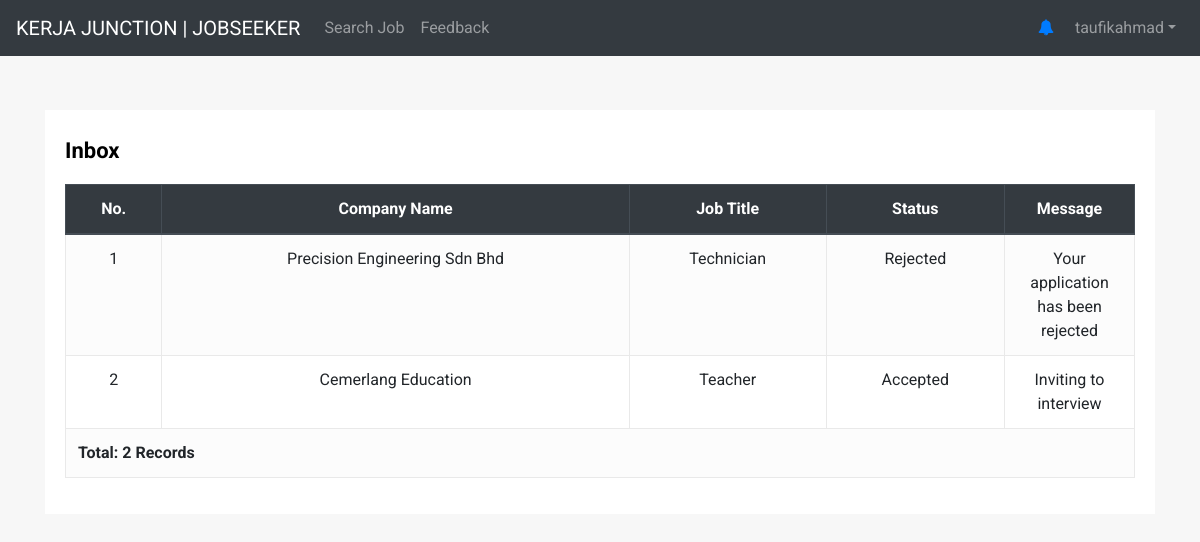
Page /applicant/inbox.php (signed in) on the committed database.
### tables this page shows
CREATE TABLE `jobapplication` (
  `application_ID` int(10) NOT NULL,
  `jobseeker_ID` int(10) NOT NULL,
  `job_ID` int(10) NOT NULL,
  `application_Status` varchar(50) NOT NULL,
  `application_Message` text NOT NULL
);

CREATE TABLE `job` (
  `job_ID` int(10) NOT NULL,
  `employer_Name` varchar(50) NOT NULL,
  `job_Title` varchar(50) NOT NULL,
  `job_Category` varchar(50) NOT NULL,
  `job_Salary` double NOT NULL,
  `job_Qualification` text NOT NULL,
  `job_Experience` text NOT NULL,
  `job_PreferedGender` varchar(50) NOT NULL,
  `job_Description` text NOT NULL,
  `job_DatePosted` datetime NOT NULL DEFAULT current_timestamp()
);

### applicant/inbox.php (the view, shortened to what this page needs)
<!DOCTYPE html>
<html lang="en">
<head>
<link rel="stylesheet" href="https://stackpath.bootstrapcdn.com/bootstrap/4.5.0/css/bootstrap.min.css">
<link rel="stylesheet" href="https://maxcdn.bootstrapcdn.com/font-awesome/4.7.0/css/font-awesome.min.css">
</head>
<body>
    <?php require 'ApplicantMenu.php';?>
<div class="container-xl">
    <div class="table-responsive">
        <div class="table-wrapper">
            <div class="table-title">
                <div class="row">
                    <div class="col-sm-8"><h2><b>Inbox</b></h2></div>
                    <div class="col-sm-4">
                    </div>
                </div>
            </div>
            <table class="table table-striped table-hover table-bordered">
                <thead class="thead-dark">
                    <tr>
                        <th class="text-center">No.</th>
                        <th class="text-center">Company Name</th>
                        <th class="text-center">Job Title</th>
                        <th class="text-center">Status</th>
                        <th class="text-center">Message</th>
                    </tr>
                </thead>
                <tbody>
                   <?php
                        require '../includes/db_connect.php';
                        $i = 1;
                        $sql = "SELECT job.job_ID, job.employer_Name, job.job_Title, jobapplication.application_Status, jobapplication.jobseeker_ID, jobapplication.application_Message FROM jobapplication, job WHERE jobapplication.job_ID=job.job_ID and jobapplication.jobseeker_ID='".$_SESSION['id']."'";
                        $result = mysqli_query($connect, $sql);
                        while($row = mysqli_fetch_assoc($result)){
                        Print '<tr>
                        <td align="center" >'.$i.'</td>
                        <td align="center">'.$row['employer_Name'].'</td>
                        <td align="center">'.$row['job_Title'].'</td>
                        <td align="center">'.$row['application_Status'].'</td>
                        <td align="center">'.$row['application_Message'].'</td>
                        </tr>';
                        $i++;?>
        <?php
        }
            $records = mysqli_num_rows($result);
    ?>
                    <tr>
                        <td colspan="5"><div align="left"><?php echo "<b>Total: ".$records." Records</b>"; ?> </div></td>
                      </tr>
                </tbody>
            </table>
        </div>
    </div>
</div>
</body>
</html>

### applicant/inbox.php (style rules this page uses)
body { color: #566787; background: #f5f5f5; font-family: 'Roboto', sans-serif; }
.table-responsive { margin: 30px 0; }
.table-wrapper { min-width: 1000px; background: #fff; padding: 20px; box-shadow: 0 1px 1px rgba(0,0,0,.05); }
.table-title { padding-bottom: 10px; margin: 0 0 10px; min-width: 100%; }
.table-title h2 { margin: 8px 0 0; font-size: 22px; }
table.table tr th, table.table tr td { border-color: #e9e9e9; }
table.table-striped tbody tr:nth-of-type(odd) { background-color: #fcfcfc; }
table.table td:last-child { width: 130px; }

### applicant/ApplicantMenu.php (style rules this page uses)
body { color: black; background: #f7f7f7; font-family: 'Roboto', sans-serif; }

### rows in the picture
jobapplication: job_ID.employer_Name "Precision Engineering Sdn Bhd", job_ID.job_Title "Technician", application_Status "Rejected", application_Message "Your application has been rejected"
jobapplication: job_ID.employer_Name "Cemerlang Education", job_ID.job_Title "Teacher", application_Status "Accepted", application_Message "Inviting to interview"

### other values in the picture
$_SESSION["username"] "taufikahmad"
$records "2"
